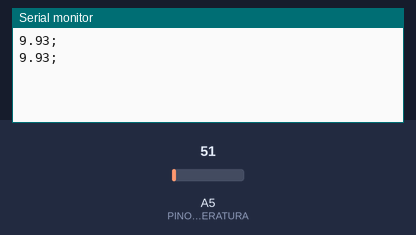
Bench run of a sketch on a simulated Arduino Uno, built with avr-gcc and run on an emulated ATmega328P. On the bench: the last lines printed to the serial monitor. Inputs (shaded band) come from the test bench; at power-on: A5 (PINO_SENSOR_TEMPERATURA) = 51.

Above: at 2.8 s.
2.9 s: A5 (PINO_SENSOR_TEMPERATURA) set to 61
At 5.2 s:
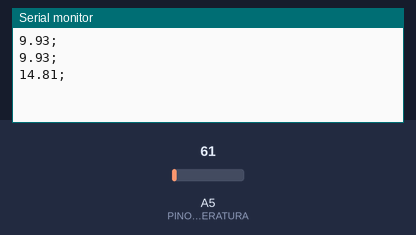
5.6 s: A5 (PINO_SENSOR_TEMPERATURA) set to 71
At 6.8 s:
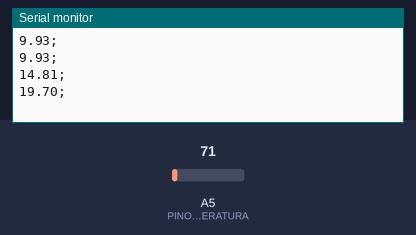
Timing chart, 0 to 8.6 s (numbered marks = the images above; inputs shaded):
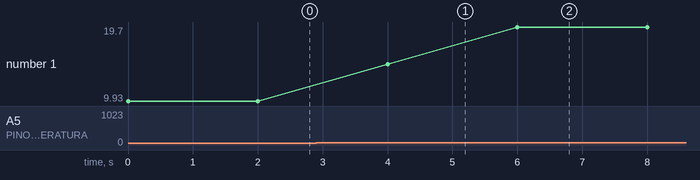

The sketch:

cod_ard_grafico.ino
```cpp
  const int PINO_SENSOR_TEMPERATURA = A5;
  float temperaturaCelsius;

void setup() {
  // put your setup code here, to run once:
  Serial.begin(9600);
  }

void loop() {
  int valorLeitura = analogRead(PINO_SENSOR_TEMPERATURA);
  temperaturaCelsius = ((valorLeitura *  5.0 / 1023.0) / 0.01 ) - 15;

  Serial.print(temperaturaCelsius);
  Serial.println(";");
  delay(2000);
}
```

Measured:
- after the input at 2.9 s, the serial monitor: prints a new line after 1.1 s (image 1)
- after the input at 5.6 s, the serial monitor: prints a new line after 0.40 s (image 2)
- plotted number 1: 9.93 → 14.81 after the input at 2.9 s, 14.81 → 19.7 after the input at 5.6 s
